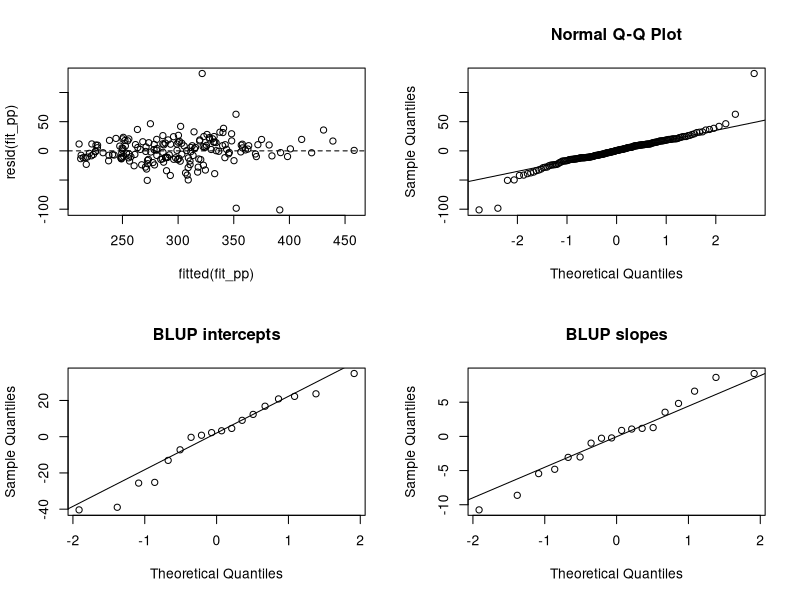

Reproduce this figure in R.
## ---- chunk 1
knitr::opts_chunk$set(echo = TRUE, message = FALSE, warning = FALSE)
## ---- chunk 2
library(lme4)
library(nlme)            # lme(); masks lme4::lmList
data(sleepstudy, package = "lme4")
data(cbpp, package = "lme4")
## ---- chunk 3
fit_cp <- lm(Reaction ~ Days, data = sleepstudy)
fit_np <- lme4::lmList(Reaction ~ Days | Subject, data = sleepstudy)
fit_pp <- lmer(Reaction ~ Days + (Days | Subject), data = sleepstudy)
rbind(lm = summary(fit_cp)$coefficients[, 2], lmer = summary(fit_pp)$coefficients[, 2])
## ---- chunk 4
fit_lme <- lme(Reaction ~ Days, random = ~ Days | Subject, data = sleepstudy)
rbind(lmer = fixef(fit_pp), lme = fixef(fit_lme))
VarCorr(fit_lme)
fit_ri <- lmer(Reaction ~ Days + (1 | Subject), data = sleepstudy)
vc <- as.data.frame(VarCorr(fit_ri))$vcov
vc[1] / sum(vc)                                     # ICC
## ---- chunk 5
fit_pp_ml <- update(fit_pp, REML = FALSE)
rbind(REML = attr(VarCorr(fit_pp)$Subject, "stddev"),
      ML   = attr(VarCorr(fit_pp_ml)$Subject, "stddev"))
anova(update(fit_pp, . ~ . - Days), fit_pp)          # fixed effect: refits with ML
a <- anova(fit_ri, fit_pp, refit = FALSE)            # random slope: same X, REML ok
0.5 * pchisq(a$Chisq[2], 1, lower.tail = FALSE) + 0.5 * pchisq(a$Chisq[2], 2, lower.tail = FALSE)
## ---- chunk 6
k <- 10 * vc[1] / (10 * vc[1] + vc[2])
raw <- tapply(sleepstudy$Reaction - model.matrix(~ Days, sleepstudy) %*% fixef(fit_ri),
              sleepstudy$Subject, mean)
head(cbind(raw, k * raw, blup = ranef(fit_ri)$Subject[, 1]), 3)
## ---- chunk 7
re <- ranef(fit_pp)$Subject
op <- par(mfrow = c(2, 2))
plot(fitted(fit_pp), resid(fit_pp)); abline(h = 0, lty = 2)
qqnorm(resid(fit_pp)); qqline(resid(fit_pp))
qqnorm(re[, 1], main = "BLUP intercepts"); qqline(re[, 1])
qqnorm(re[, 2], main = "BLUP slopes"); qqline(re[, 2])
par(op)
## ---- chunk 8
fit_lap <- glmer(cbind(incidence, size - incidence) ~ period + (1 | herd),
                 family = binomial, data = cbpp)
fit_agq <- update(fit_lap, nAGQ = 25)
rbind(Laplace = c(fixef(fit_lap), sd = attr(VarCorr(fit_lap)$herd, "stddev")),
      AGQ25   = c(fixef(fit_agq), sd = attr(VarCorr(fit_agq)$herd, "stddev")))
sb  <- attr(VarCorr(fit_lap)$herd, "stddev")
eta <- fixef(fit_lap)[1] + c(0, fixef(fit_lap)[-1])
rbind(typical = plogis(eta),
      average = sapply(eta, function(e)
        integrate(function(b) plogis(e + b) * dnorm(b, 0, sb), -Inf, Inf)$value))
